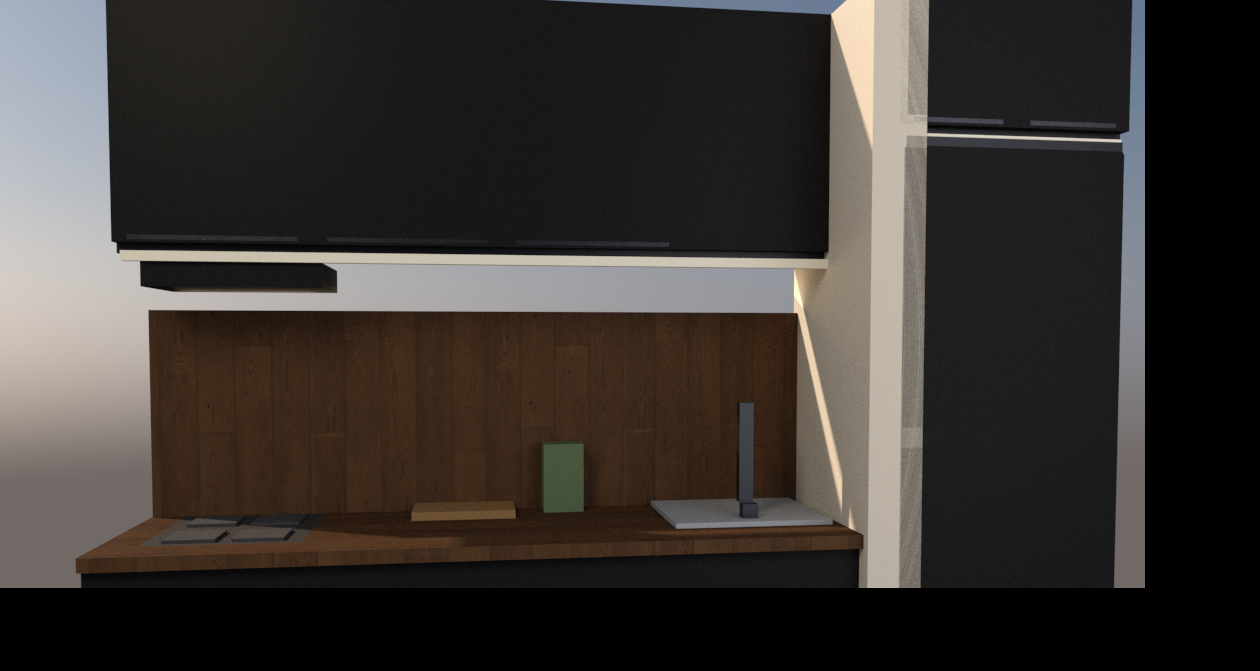
#> input picture artifacts/planta_74/furnished/kitchen_angles/cozinha_vray_hero_dark.png, 1260 x 671 px
$ python batch_theme_render.py
#> lines starting #> are read from the running program, lines starting #| are printed output that depends on the picture
"""batch_theme_render.py — BATCH_THEME_RENDER.

Aplica N theme presets na MESMA cozinha base (skin-swap, geometria CONGELADA), renderiza o hero
de cada, monta a biblioteca A/B/C/D e emite um relatório com os 4 gates + ranking
(mais vendável / autoral / seguro p/ manutenção / arriscado).

Pinterest = intenção visual (hipótese). PDF + gates = verdade espacial. Só pele/luz/câmera.

Uso:
  PT_TO_M=0.0259 .venv/Scripts/python.exe -m tools.rendering.batch_theme_render        # usa PNGs existentes
  BATCH_RENDER=1 PT_TO_M=0.0259 .venv/Scripts/python.exe -m tools.rendering.batch_theme_render  # re-renderiza
"""
import os
import subprocess
from pathlib import Path

from PIL import Image, ImageDraw

ROOT = Path(__file__).resolve().parents[2]
FDIR = ROOT / "artifacts/planta_74/furnished/kitchen_angles"
RENDERS = ROOT / "artifacts/reference_lab/renders"
DRIVER = ROOT / "tools/rooms/kitchen/capabilities/vray.py"   # canonico (versionado); scratch/ era duplicata gitignored
VENV = ROOT / ".venv/Scripts/python.exe"

# câmera/crop/rig comuns (token hero_camera_compact_kitchen) — idênticos p/ todos os temas
CAM = {"VRAY_EYE": "189,634,52", "VRAY_TARGET": "72,651,45", "VRAY_FOV": "47",
       "CROP_X0": "0.09", "CROP_X1": "0.93", "CROP_Y0": "0.12", "CROP_Y1": "0.73",
       "VRAY_ISOLATE": "COZINHA", "VRAY_ALL_PORCELAIN": "1", "FNUM": "5.6", "SHUTTER": "110",
       "KEY_X": "186", "KEY_Y": "574", "KEY_Z": "114", "SUN_SIZE": "3", "NOISE": "0.013", "SHADE": "14"}

# registro dos temas: pele via KITCHEN_THEME + exposição própria + veredito dos gates (curado de GPT/Felipe)
THEMES = [
    {"id": "01_warm_compact_premium", "theme": "", "out": "cozinha_vray_hero.png",
     "role": "default seguro / vendável / amplo",
     "env": {"ISO": "78", "SKY": "0.07", "SUN": "0.18", "BURN": "0.72", "KEY_INT": "70", "FILL2_INT": "15", "LED_INT": "9"},
     "gpt": "PASS de pele", "gates": {"theme_fit": "PASS", "ergonomics": "PASS", "maintenance": "PASS", "buildability": "PASS"}},
    {"id": "03_hotel_boutique_warm_luxury", "theme": "hotel_boutique", "out": "cozinha_vray_hero_boutique.png",
     "role": "premium equilibrado / refinado",
     "env": {"ISO": "84", "SKY": "0.10", "SUN": "0.18", "BURN": "0.74", "KEY_INT": "72", "FILL2_INT": "16", "LED_INT": "15"},
     "gpt": "PASS", "gates": {"theme_fit": "PASS", "ergonomics": "PASS", "maintenance": "PASS", "buildability": "WARN (bronze/champagne custa)"}},
    {"id": "02_dark_walnut_moody", "theme": "dark_walnut", "out": "cozinha_vray_hero_dark.png",
     "role": "variante autoral / noturna / impacto",
     "env": {"ISO": "110", "SKY": "0.09", "SUN": "0.18", "BURN": "0.78", "KEY_INT": "86", "FILL2_INT": "18", "LED_INT": "30"},
     "gpt": "PASS variante", "gates": {"theme_fit": "PASS", "ergonomics": "PASS", "maintenance": "WARN (madeira na zona molhada)", "buildability": "PASS"}},
    {"id": "04_black_wood_gold", "theme": "black_wood_gold", "out": "cozinha_vray_hero_blackgold.png",
     "role": "autoral premium / show — preto+madeira+ouro sutil",
     "env": {"ISO": "108", "SKY": "0.10", "SUN": "0.20", "BURN": "0.80", "KEY_INT": "88", "FILL2_INT": "19", "LED_INT": "36"},
     "gpt": "PASS", "gates": {"theme_fit": "PASS", "ergonomics": "PASS", "maintenance": "WARN (cuba preta marca água + pedra escura)", "buildability": "PASS"}},
]

# rankings (curado dos vereditos GPT + gates)
RANKING = {
    "mais vendável": "01_warm_compact_premium",
    "mais autoral": "02_dark_walnut_moody",
    "mais seguro p/ manutenção": "01_warm_compact_premium",
    "mais arriscado": "02_dark_walnut_moody (madeira molhada + risco caverna)",
}


def render_theme(t):
    env = dict(os.environ)
    env.update(CAM)
    env.update(t["env"])
    env.setdefault("PT_TO_M", "0.0259")
    if t["theme"]:
        env["KITCHEN_THEME"] = t["theme"]
    else:
        env.pop("KITCHEN_THEME", None)
    subprocess.run([str(VENV), str(DRIVER), t["out"]], env=env, timeout=460, check=False)


def build_montage(present):
    pad, lbl, cw = 14, 32, 400
    ims = []
    for t in present:
        im = Image.open(FDIR / t["out"]).convert("RGB")
        im.thumbnail((cw, 360))
        ims.append((im, t["id"]))
    w = len(ims) * cw + (len(ims) + 1) * pad
    h = pad + max(i.height for i, _ in ims) + lbl + pad
    sh = Image.new("RGB", (w, h), (238, 239, 241))
    dr = ImageDraw.Draw(sh)
    x = pad
    for im, name in ims:
        dr.rectangle([x, pad, x + cw, pad + lbl], fill=(24, 26, 32))
        dr.text((x + 10, pad + 8), name, fill=(245, 246, 248))
        sh.paste(im, (x, pad + lbl))
        x += cw + pad
    RENDERS.mkdir(parents=True, exist_ok=True)
    out = RENDERS / "kitchen_themes_ABC.png"
    sh.save(out, quality=92)
    return out


def write_report(present, montage):
    lines = ["# BATCH_THEME_RENDER — relatório", "",
             "> Mesma geometria/planta/layout PDF. Skin-swap. Pinterest=hipótese, gates=verdade.", "",
             f"Montagem: `{montage.relative_to(ROOT)}`", "",
             "## Temas + 4 gates", "",
             "| tema | papel | GPT | theme_fit | ergonomics | maintenance | buildability |",
             "|---|---|---|---|---|---|---|"]
    for t in present:
        g = t["gates"]
        lines.append(f"| {t['id']} | {t['role']} | {t['gpt']} | {g['theme_fit']} | "
                     f"{g['ergonomics']} | {g['maintenance']} | {g['buildability']} |")
    lines += ["", "## Ranking", ""]
    for k, v in RANKING.items():
        lines.append(f"- **{k}:** {v}")
    out = RENDERS / "THEME_RANKING.md"
    out.write_text("\n".join(lines) + "\n", encoding="utf-8")
    return out


def main():
    do_render = os.environ.get("BATCH_RENDER") == "1"
    present = []
    for t in THEMES:
        png = FDIR / t["out"]
        if do_render or not png.exists():
            print(f"render {t['id']} (theme={t['theme'] or 'clara'})")
            render_theme(t)
        if png.exists():
            present.append(t)
        else:
            print(f"SKIP {t['id']} (sem render)")
    montage = build_montage(present)
#> in build_montage, im is the input picture: PIL image 1260x671 RGB; mean R, G, B 57.5, 52.7, 49.2
#> in build_montage, `w = len(ims) * cw + (len(ims) + 1) * pad`: w = 428
#> in build_montage, `h = pad + max(i.height for i, _ in ims) + lbl + pad`: h = 273
#> the loop in build_montage, `for im, name in ims:` made 1 pass
#> (name, x) on pass 1: ('02_dark_walnut_moody', 428)
#> after the loop in build_montage, `for im, name in ims:`:
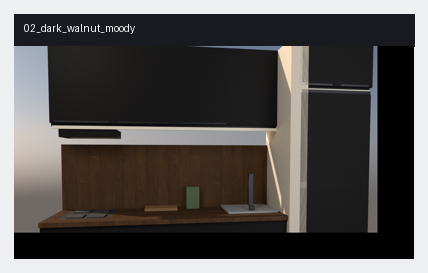
#> sh: PIL image 428x273 RGB; mean R, G, B 83.3, 80.2, 78.6
#> after the loop in build_montage, `for im, name in ims:`: x = 428
    report = write_report(present, montage)
    print(f"OK montagem={montage.name} relatorio={report.name} temas={len(present)}")


if __name__ == "__main__":
    main()

$ run again, with artifacts/planta_74/furnished/kitchen_angles/black_wood_gold_v10_rs60_02_elevacao.png copied over artifacts/planta_74/furnished/kitchen_angles/cozinha_vray_hero_dark.png
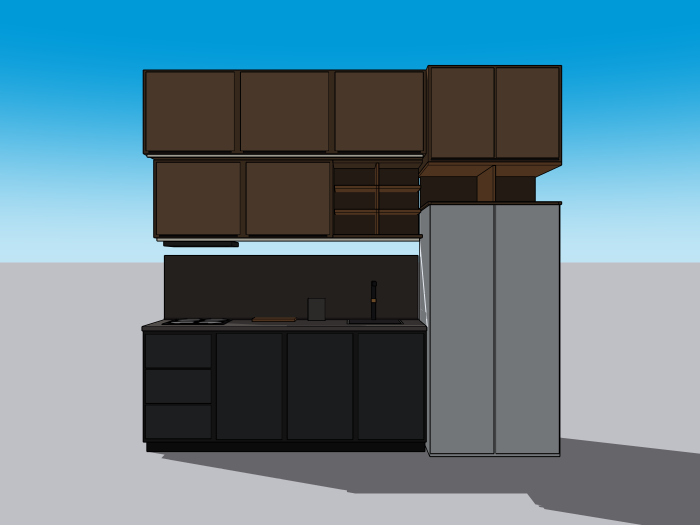
#> input picture artifacts/planta_74/furnished/kitchen_angles/black_wood_gold_v10_rs60_02_elevacao.png, 1400 x 1050 px (shown at 1/2 size)
#> in build_montage, im is the input picture: PIL image 1400x1050 RGB; mean R, G, B 94.7, 125.1, 138.5
#> in build_montage, `im.thumbnail((cw, 360))`:
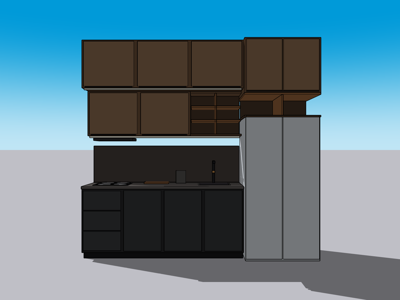
#> im: PIL image 400x300 RGB; mean R, G, B 94.7, 125.1, 138.5
#> w = 428
#> h = 360
#> the loop in build_montage, `for im, name in ims:` made 1 pass
#> (name, x) on pass 1: ('02_dark_walnut_moody', 428)
#> after the loop in build_montage, `for im, name in ims:`:
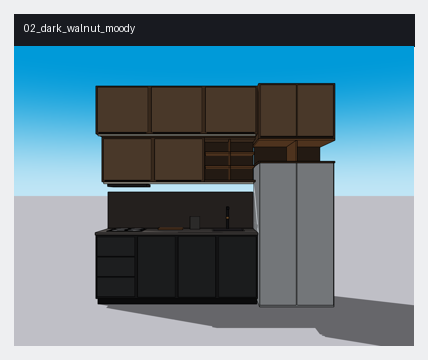
#> sh: PIL image 428x360 RGB; mean R, G, B 108.9, 132.9, 144.1
#> after the loop in build_montage, `for im, name in ims:`: x = 428
